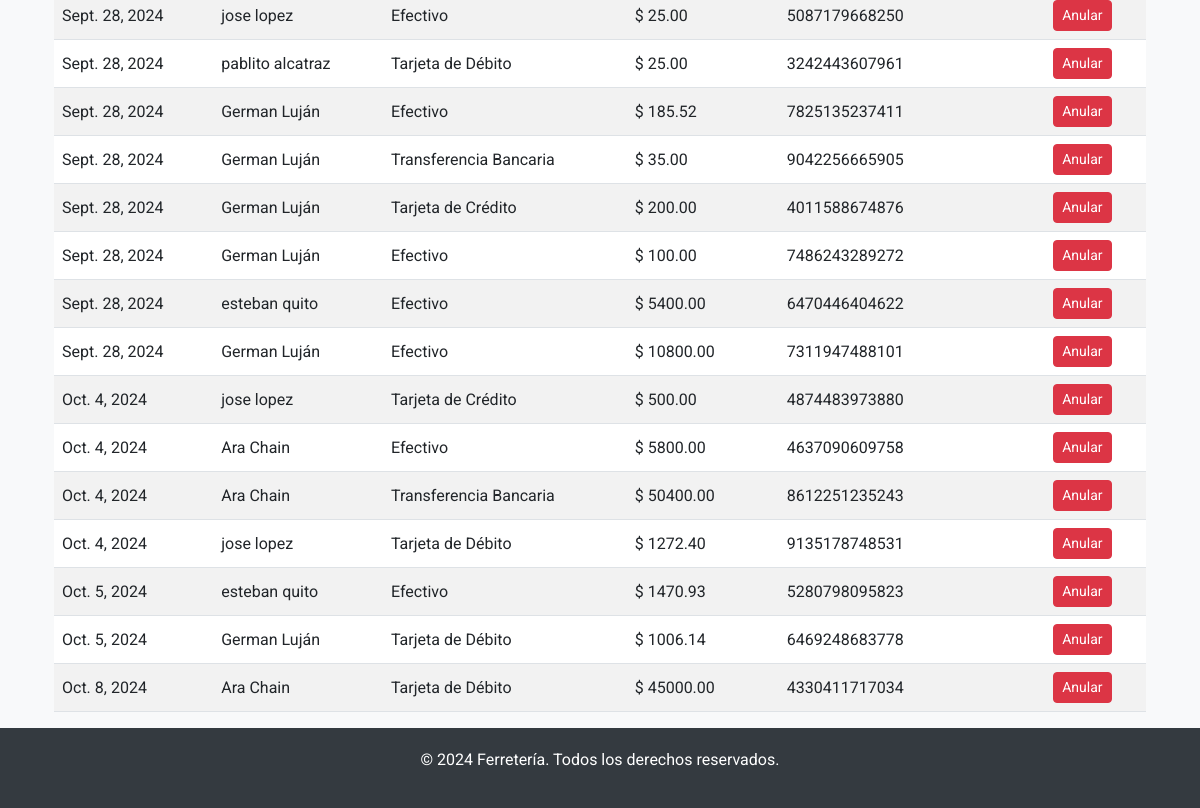
/ventas/ (lower part), run on an earlier commit of the app's database.
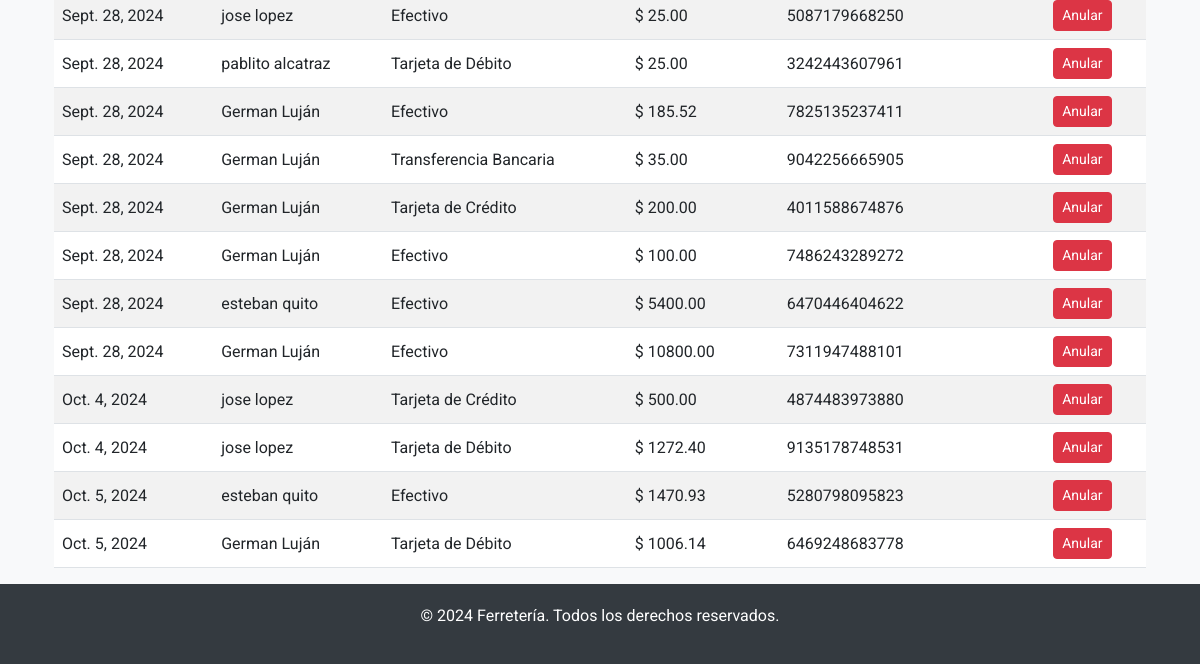
And on a later commit of the database.
### miAplicacion/models.py (models this page shows, shortened)
class Venta(models.Model):
    fecha = models.DateField(default=timezone.now)
    numero_comprobante = models.CharField(max_length=13, unique=True, verbose_name="Número de Comprobante")
    cliente = models.ForeignKey(Cliente, on_delete=models.CASCADE, default=None, null=True)
    medio_de_pago = models.ForeignKey(MedioDePago, on_delete=models.CASCADE, default=None, null=True)
    detalle_ventas = models.ManyToManyField(Producto, through="DetalleVenta")
    importe_total = models.DecimalField(null=False, max_digits=10, decimal_places=2, default=0.00)
    anulada = models.BooleanField(default=False)  # Nuevo campo

class Cliente(models.Model):
    nombre = models.CharField(max_length=50)
    apellido = models.CharField(max_length=100)
    documento = models.CharField(max_length=50)
    direccion = models.CharField(max_length=200, default='', blank=True)
    telefono = models.CharField(max_length=15)
    email = models.EmailField(default='', blank=True)
    def __str__(self):
        return f"{self.nombre} {self.apellido}"

class MedioDePago(models.Model):
    TIPO_PAGO_CHOICES = [
        ('EF', 'Efectivo'),
        ('TC', 'Tarjeta de Crédito'),
        ('TD', 'Tarjeta de Débito'),
        ('TR', 'Transferencia Bancaria'),
    ]  # Puedes agregar más opciones aquí
    nombre = models.CharField(max_length=2, choices=TIPO_PAGO_CHOICES, unique=True)
    def __str__(self):
        return self.get_nombre_display()

### miAplicacion/views.py (the view)
# urls.py: path('ventas/', views.venta_lista, name='venta_lista'),
def venta_lista(request):
    ventas = Venta.objects.filter(anulada=False).all()
    return render(request, 'ventas/venta_lista.html', {'ventas': ventas})

### miAplicacion/templates/ventas/venta_lista.html (shortened to what this page needs)
{% extends 'base.html' %}
{% block content %}
<div class="container mt-5">
    <div class="table-responsive">
        <table class="table table-striped table-hover align-middle">
            <tbody>
                {% for venta in ventas %}
                <tr onclick="window.location='{% url 'detalle_venta' venta.id %}'">
                    <td>{{ venta.fecha }}</td>
                    <td>{{ venta.cliente }}</td>
                    <td>{{ venta.medio_de_pago }}</td>
                    <td> $ {{ venta.importe_total }}</td>
                    <td>{{ venta.numero_comprobante }}</td>
                    <td>
                        <a href="{% url 'venta_anular' venta.pk %}" class="btn btn-danger btn-sm">Anular</a>
                    </td>
                </tr>
                {% endfor %}
            </tbody>
        </table>
    </div>
</div>
{% endblock %}

What changed in the data, as far as the page shows it:
removed Venta: fecha "Oct. 4, 2024", cliente "Ara Chain", medio_de_pago "Efectivo", importe_total "5800.00", numero_comprobante "4637090609758"
removed Venta: fecha "Oct. 4, 2024", cliente "Ara Chain", medio_de_pago "Transferencia Bancaria", importe_total "50400.00", numero_comprobante "8612251235243"
removed Venta: fecha "Oct. 8, 2024", cliente "Ara Chain", medio_de_pago "Tarjeta de Débito", importe_total "45000.00", numero_comprobante "4330411717034"
